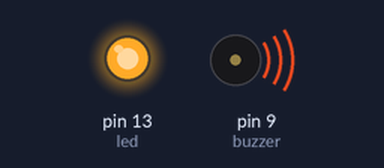
The sketch below on a simulated Arduino Uno, built with avr-gcc and run on an emulated ATmega328P. On the bench: output pins drawn as LEDs (lit = HIGH), buzzer (waves = sounding).

Above: at 2.2 s.
At 5.45 s:
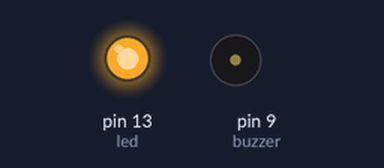
At 6.6 s:
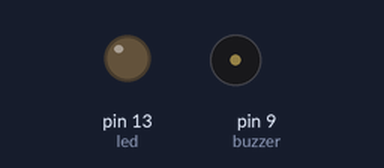
Timing chart, 0 to 9.0 s (numbered marks = the images above):
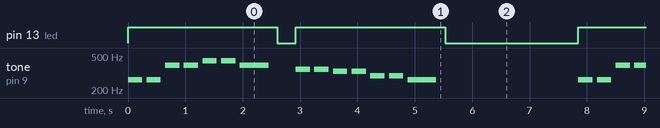

Measured:
- by itself, pin 13 (led): repeats every 7.9 s: LOW 0.33 s, HIGH 2.6 s, LOW 2.3 s, HIGH 2.6 s
- by itself, tone on pin 9 (buzzer): plays 262 Hz for 0.25 s, 262 Hz for 0.25 s, 392 Hz for 0.25 s, 392 Hz for 0.25 s, 440 Hz for 0.25 s, 440 Hz for 0.25 s … (236 notes in this stretch)

The sketch:

buzzer-melody-twinkle-twinkle.ino
```cpp
int buzzer = 9;  // Buzzer connected to pin 9
int led = 13;    // LED connected to pin 13

// Notes for "Twinkle Twinkle Little Star"
int melody[] = { 262, 262, 392, 392, 440, 440, 392, 0,
                 349, 349, 330, 330, 294, 294, 262, 0 };

// Note durations (4 = quarter note, 8 = eighth note, etc.)
int noteDurations[] = { 4, 4, 4, 4, 4, 4, 2, 4,
                         4, 4, 4, 4, 4, 4, 2, 4 };

void setup() {
  pinMode(buzzer, OUTPUT);
  pinMode(led, OUTPUT);
}

void loop() {
  for (int i = 0; i < 16; i++) {
    int noteDuration = 1000 / noteDurations[i]; // Convert to milliseconds

    if (melody[i] > 0) { // If not a pause
      tone(buzzer, melody[i], noteDuration);
      digitalWrite(led, HIGH);
    } else {
      noTone(buzzer);
      digitalWrite(led, LOW);
    }

    delay(noteDuration * 1.3); // Pause between notes
    digitalWrite(led, LOW); // Turn off LED after note
  }

  delay(2000); // Wait before playing again
}
```
